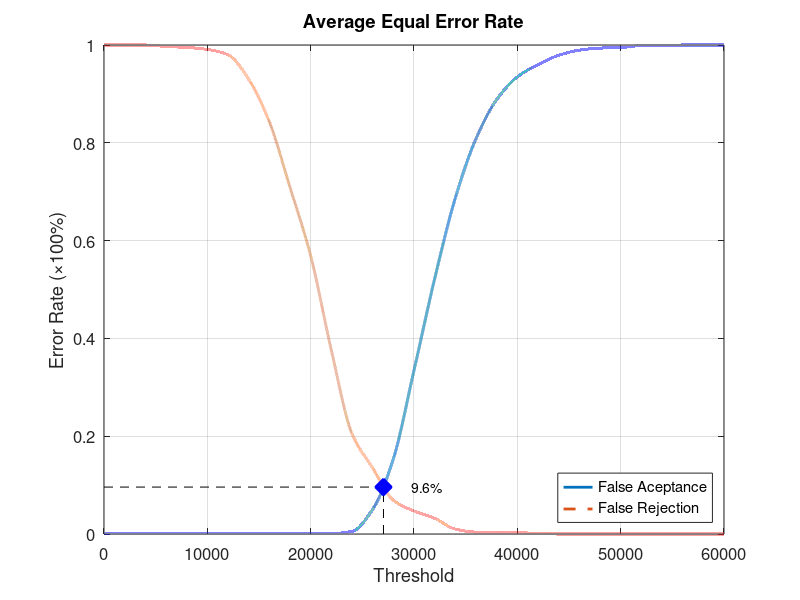
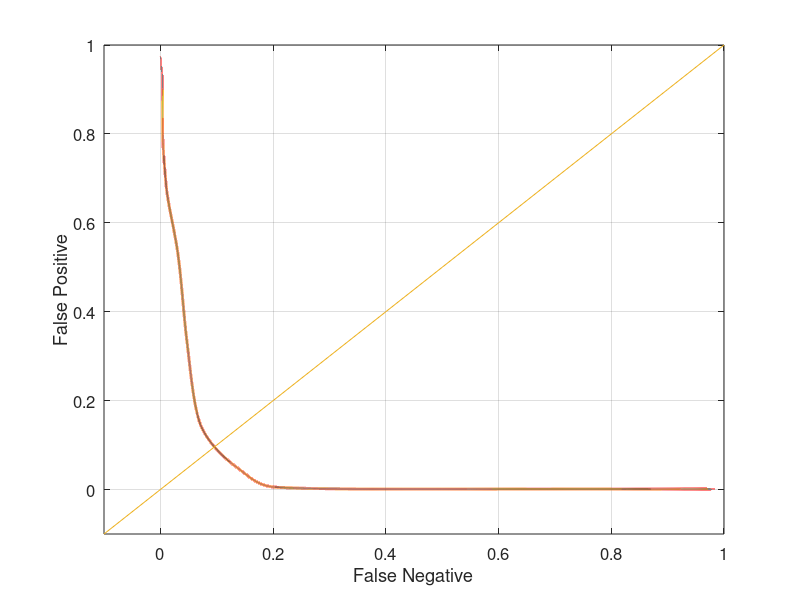

Write the MATLAB code that produced these figures, in order.
function yEER = Database4Average
close all;
clear;
clc;
x = 0:2000:60000;
xq = 0:0.5:60000;

y0 = [0 0.00105263 0.00105263 0.00105263 0.00105263 0.00105263 0.00105263 0.00105263 0.00105263 0.00105263 0.00105263 0.00105263 0.00526316 0.0505263 0.153684 0.334737 0.522105 0.687368 0.808421 0.888421 0.934737 0.96 0.978947 0.989474 0.993684 0.994737 0.998947 0.998947 1 1 1];
yy0 = interp1(x, y0, xq, 'pchip');
y1 = [1 1 1 0.997 0.995 0.991 0.98 0.93 0.843 0.709 0.569 0.376 0.205 0.135 0.069 0.047 0.032 0.01 0.004 0.004 0.003 0.001 0 0 0 0 0 0 0 0 0];
yy1 = interp1(x, y1, xq, 'pchip');

% Calculating EER: 
y2 = abs(y0 - y1);
find(y2 == min(y2))
yy2 = abs(yy0 - yy1);
xEER = find(yy2 == min(yy2));
xEERIndex = xq(xEER) % X-axis EER
yEER = yy0(xEER) % Y-axis EER

main = figure
plot(xq, yy0,'-','LineWidth', 2);	hold on
plot(xq, yy1,'--','LineWidth', 2);	hold on
plot([xEERIndex xEERIndex], [0 yEER], 'k--');	hold on
plot([0 xEERIndex], [yEER yEER], 'k--');	hold on
plot(xEERIndex, yEER, 'bx', 'LineWidth', 10);	hold on
text(xEERIndex + 10 * xEERIndex / 100, yEER, [num2str(round((10000 * yEER)) / 100) '%'])
legend('False Aceptance', 'False Rejection', 'Location', 'SouthEast')
xlabel('Threshold')
ylabel('Error Rate (\times100%)')
title('Average Equal Error Rate')
set(gca, 'FontSize', 12)
axis([0 60000 0 1])
grid on

print(main, 'Database4AverageMain', '-dpng');
FNRxFPR = figure('Color', [1 1 1]);
plot(yy1, yy0, '-', yy1, yy0, 'LineWidth', 2);
hold on
y = -0.1:0.1:1
plot(y, y); 
set(gca, 'FontSize', 12)
xlabel('False Negative')
ylabel('False Positive')
axis([-0.1 1 -0.1 1])
set(gca, 'FontSize', 12)
grid on

print(FNRxFPR, 'Database4AverageFNRxFPR','-dpng');
end
